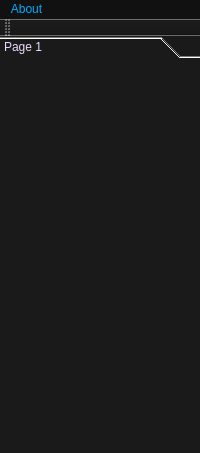
<?xml version="1.0" encoding="UTF-8"?>
<ui version="4.0">
 <class>EtoileStartWindow</class>
 <widget class="QMainWindow" name="EtoileStartWindow">
  <property name="geometry">
   <rect>
    <x>0</x>
    <y>0</y>
    <width>200</width>
    <height>453</height>
   </rect>
  </property>
  <property name="minimumSize">
   <size>
    <width>200</width>
    <height>453</height>
   </size>
  </property>
  <property name="maximumSize">
   <size>
    <width>200</width>
    <height>453</height>
   </size>
  </property>
  <property name="windowTitle">
   <string>EtoileStartWindow</string>
  </property>
  <property name="windowIcon">
   <iconset>
    <normaloff>iconA.ico</normaloff>iconA.ico</iconset>
  </property>
  <property name="styleSheet">
   <string notr="true">background-image: url(img/startbg.png);
font: 75 8pt &quot;Lucida Calligraphy&quot;;
color: rgb(236, 219, 255);
background-color: rgb(26, 26, 26);
</string>
  </property>
  <property name="tabShape">
   <enum>QTabWidget::Rounded</enum>
  </property>
  <widget class="QWidget" name="centralWidget">
   <property name="styleSheet">
    <string notr="true"/>
   </property>
   <widget class="QToolBox" name="toolBox">
    <property name="geometry">
     <rect>
      <x>0</x>
      <y>0</y>
      <width>200</width>
      <height>400</height>
     </rect>
    </property>
    <property name="currentIndex">
     <number>0</number>
    </property>
    <widget class="QWidget" name="MainPage">
     <property name="geometry">
      <rect>
       <x>0</x>
       <y>0</y>
       <width>200</width>
       <height>371</height>
      </rect>
     </property>
     <property name="styleSheet">
      <string notr="true"/>
     </property>
     <attribute name="label">
      <string>Page 1</string>
     </attribute>
    </widget>
   </widget>
  </widget>
  <widget class="QMenuBar" name="menuBar">
   <property name="geometry">
    <rect>
     <x>0</x>
     <y>0</y>
     <width>200</width>
     <height>21</height>
    </rect>
   </property>
   <property name="styleSheet">
    <string notr="true">background-color: rgb(17, 17, 17);
color: rgb(0, 170, 255);
border-top-color: rgb(13, 13, 13);
gridline-color: rgb(65, 65, 65);
alternate-background-color: rgb(13, 13, 13);</string>
   </property>
   <widget class="QMenu" name="menuAbout">
    <property name="title">
     <string>About</string>
    </property>
    <addaction name="actionAbout"/>
   </widget>
   <addaction name="menuAbout"/>
  </widget>
  <widget class="QToolBar" name="mainToolBar">
   <attribute name="toolBarArea">
    <enum>TopToolBarArea</enum>
   </attribute>
   <attribute name="toolBarBreak">
    <bool>false</bool>
   </attribute>
  </widget>
  <action name="actionAbout">
   <property name="text">
    <string>About</string>
   </property>
  </action>
 </widget>
 <layoutdefault spacing="6" margin="11"/>
 <resources>
  <include location="EtoileStartWindow.qrc"/>
 </resources>
 <connections/>
</ui>
